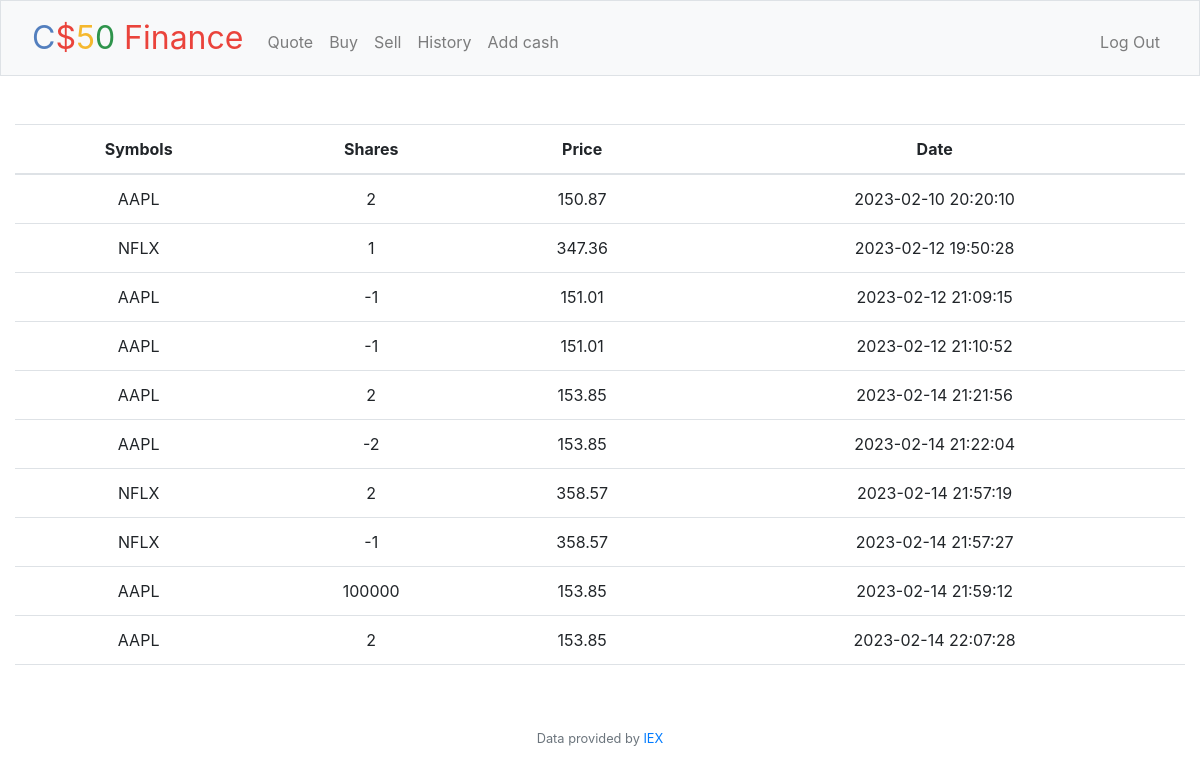
Screenshot of /history (signed in) with the database file from the repository.
### tables this page shows
CREATE TABLE transactions (id int auto_increment, user_id int, symbol text, shares int, price real, date timestamp);

### app.py (the view)
@app.route("/history")
@login_required
def history():
    user_id=session["user_id"]
    transactions_db = db.execute("select * from transactions where user_id=:id", id=user_id)
    return render_template("history.html", transactions=transactions_db)

### app.py (called while the page is built)
@app.after_request
def after_request(response):
    response.headers["Cache-Control"] = "no-cache, no-store, must-revalidate"
    response.headers["Expires"] = 0
    response.headers["Pragma"] = "no-cache"
    return response

### helpers.py (called while the page is built)
def login_required(f):
    @wraps(f)
    def decorated_function(*args, **kwargs):
        if session.get("user_id") is None:
            return redirect("/login")
        return f(*args, **kwargs)
    return decorated_function

### templates/history.html (shortened to what this page needs)
{% extends "layout.html" %}
{% block main %}
        <table class="table">
            <thead>
            <tr>
            <th scope="col">Symbols</th>
            <th scope="col">Shares</th>
            <th scope="col">Price</th>
            <th>Date</th>
            </tr>
            </thead>
            <tbody>
            {% for row in transactions %}
                <tr>
                <td>{{row["symbol"]}}</td>
                <td>{{row["shares"]}}</td>
                <td>{{row["price"]}}</td>
                <td>{{row["date"]}}</td>
                </tr>
            {% endfor %}
            </tbody>
        </table>
            {% endblock %}

### templates/layout.html (shortened to what this page needs)
<!DOCTYPE html>
<html lang="en">
    <head>
        <link href="https://cdn.jsdelivr.net/npm/bootstrap@5.1.3/dist/css/bootstrap.min.css" rel="stylesheet">
        <link href="/static/styles.css" rel="stylesheet">
        <link rel="stylesheet" href="https://cdn.jsdelivr.net/npm/bootstrap@4.3.1/dist/css/bootstrap.min.css">
    </head>
    <body>
        <nav class="bg-light border navbar navbar-expand-md navbar-light">
            <div class="container-fluid">
                <a class="navbar-brand" href="/"><span class="blue">C</span><span class="red">$</span><span class="yellow">5</span><span class="green">0</span> <span class="red">Finance</span></a>
                <div class="collapse navbar-collapse" id="navbar">
                    {% if session["user_id"] %}
                        <ul class="navbar-nav me-auto mt-2">
                            <li class="nav-item"><a class="nav-link" href="/quote">Quote</a></li>
                            <li class="nav-item"><a class="nav-link" href="/buy">Buy</a></li>
                            <li class="nav-item"><a class="nav-link" href="/sell">Sell</a></li>
                            <li class="nav-item"><a class="nav-link" href="/history">History</a></li>
                            <li class="nav-item"><a class="nav-link" href="/addcash">Add cash</a></li>
                        </ul>
                        <ul class="navbar-nav ms-auto mt-2">
                            <li class="nav-item"><a class="nav-link" href="/logout">Log Out</a></li>
                        </ul>
                    {% else %}
                        <ul class="navbar-nav ms-auto mt-2">
                            <li class="nav-item"><a class="nav-link" href="/register">Register</a></li>
                            <li class="nav-item"><a class="nav-link" href="/login">Log In</a></li>
                        </ul>
                    {% endif %}
                </div>
            </div>
        </nav>
        <main class="container-fluid py-5 text-center">
            {% block main %}{% endblock %}
        </main>
        <footer class="mb-5 small text-center text-muted">
            Data provided by <a href="https://iexcloud.io/">IEX</a>
        </footer>
    </body>
</html>

### static/styles.css (style rules this page uses)
nav .navbar-brand { font-size: xx-large; }
nav .navbar-brand .blue { color: #537fbe; }
nav .navbar-brand .red { color: #ea433b; }
nav .navbar-brand .yellow { color: #f5b82e; }
nav .navbar-brand .green { color: #2e944b; }

### rows the page displays
transactions: symbol "AAPL", shares "2", price "150.87", date "2023-02-10 20:20:10"
transactions: symbol "NFLX", shares "1", price "347.36", date "2023-02-12 19:50:28"
transactions: symbol "AAPL", shares "-1", price "151.01", date "2023-02-12 21:09:15"
transactions: symbol "AAPL", shares "-1", price "151.01", date "2023-02-12 21:10:52"
transactions: symbol "AAPL", shares "2", price "153.85", date "2023-02-14 21:21:56"
transactions: symbol "AAPL", shares "-2", price "153.85", date "2023-02-14 21:22:04"
transactions: symbol "NFLX", shares "2", price "358.57", date "2023-02-14 21:57:19"
transactions: symbol "NFLX", shares "-1", price "358.57", date "2023-02-14 21:57:27"
transactions: symbol "AAPL", shares "100000", price "153.85", date "2023-02-14 21:59:12"
transactions: symbol "AAPL", shares "2", price "153.85", date "2023-02-14 22:07:28"
